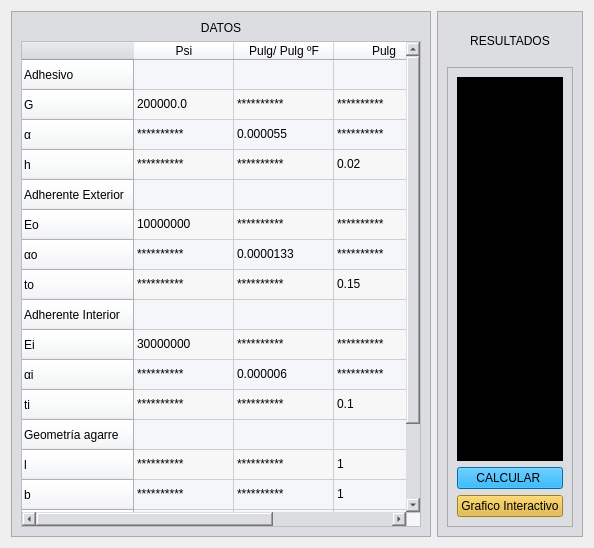
         <widget class="QWidget" name="tab_3">
          <attribute name="title">
           <string>Esfuerzo cortante en union traslapada con adhesivo</string>
          </attribute>
          <layout class="QHBoxLayout" name="horizontalLayout_3">
           <item>
            <widget class="QFrame" name="frame_6">
             <property name="maximumSize">
              <size>
               <width>500</width>
               <height>16777215</height>
              </size>
             </property>
             <property name="styleSheet">
              <string notr="true">background-color:rgb(220, 221, 225);</string>
             </property>
             <property name="frameShape">
              <enum>QFrame::StyledPanel</enum>
             </property>
             <property name="frameShadow">
              <enum>QFrame::Raised</enum>
             </property>
             <layout class="QVBoxLayout" name="verticalLayout_7">
              <item>
               <widget class="QLabel" name="label_7">
                <property name="maximumSize">
                 <size>
                  <width>16777215</width>
                  <height>60</height>
                 </size>
                </property>
                <property name="text">
                 <string>DATOS</string>
                </property>
                <property name="alignment">
                 <set>Qt::AlignCenter</set>
                </property>
               </widget>
              </item>
              <item>
               <widget class="QTableWidget" name="tblDatos_2">
                <property name="minimumSize">
                 <size>
                  <width>400</width>
                  <height>486</height>
                 </size>
                </property>
                <property name="styleSheet">
                 <string notr="true">background-color:rgb(245, 246, 250);</string>
                </property>
                <property name="alternatingRowColors">
                 <bool>true</bool>
                </property>
                <row>
                 <property name="text">
                  <string>Adhesivo</string>
                 </property>
                </row>
                <row>
                 <property name="text">
                  <string>G</string>
                 </property>
                </row>
                <row>
                 <property name="text">
                  <string>α</string>
                 </property>
                </row>
                <row>
                 <property name="text">
                  <string>h</string>
                 </property>
                </row>
                <row>
                 <property name="text">
                  <string>Adherente Exterior</string>
                 </property>
                </row>
                <row>
                 <property name="text">
                  <string>Eo</string>
                 </property>
                </row>
                <row>
                 <property name="text">
                  <string>αo</string>
                 </property>
                </row>
                <row>
                 <property name="text">
                  <string>to</string>
                 </property>
                </row>
                <row>
                 <property name="text">
                  <string>Adherente Interior</string>
                 </property>
                </row>
                <row>
                 <property name="text">
                  <string>Ei</string>
                 </property>
                </row>
                <row>
                 <property name="text">
                  <string>αi</string>
                 </property>
                </row>
                <row>
                 <property name="text">
                  <string>ti</string>
                 </property>
                </row>
                <row>
                 <property name="text">
                  <string>Geometría agarre</string>
                 </property>
                </row>
                <row>
                 <property name="text">
                  <string>l</string>
                 </property>
                </row>
                <row>
                 <property name="text">
                  <string>b</string>
                 </property>
                </row>
                <row>
                 <property name="text">
                  <string>P</string>
                 </property>
                </row>
                <row>
                 <property name="text">
                  <string>ω</string>
                 </property>
                </row>
                <row>
                 <property name="text">
                  <string>ΔT</string>
                 </property>
                </row>
                <column>
                 <property name="text">
                  <string>Psi</string>
                 </property>
                </column>
                <column>
                 <property name="text">
                  <string>Pulg/ Pulg ºF</string>
                 </property>
                </column>
                <column>
                 <property name="text">
                  <string>Pulg</string>
                 </property>
                </column>
                <item row="0" column="0">
                 <property name="text">
                  <string/>
                 </property>
                </item>
                <item row="0" column="1">
                 <property name="text">
                  <string/>
                 </property>
                </item>
                <item row="0" column="2">
                 <property name="text">
                  <string/>
                 </property>
                </item>
                <item row="1" column="0">
                 <property name="text">
                  <string>200000.0</string>
                 </property>
                </item>
                <item row="1" column="1">
                 <property name="text">
                  <string>**********</string>
                 </property>
                </item>
                <item row="1" column="2">
                 <property name="text">
                  <string>**********</string>
                 </property>
                </item>
                <item row="2" column="0">
                 <property name="text">
                  <string>**********</string>
                 </property>
                </item>
                <item row="2" column="1">
                 <property name="text">
                  <string>0.000055</string>
                 </property>
                </item>
                <item row="2" column="2">
                 <property name="text">
                  <string>**********</string>
                 </property>
                </item>
                <item row="3" column="0">
                 <property name="text">
                  <string>**********</string>
                 </property>
                </item>
                <item row="3" column="1">
                 <property name="text">
                  <string>**********</string>
                 </property>
                </item>
                <item row="3" column="2">
                 <property name="text">
                  <string>0.02</string>
                 </property>
                </item>
                <item row="4" column="0">
                 <property name="text">
                  <string/>
                 </property>
                </item>
                <item row="4" column="1">
                 <property name="text">
                  <string/>
                 </property>
                </item>
                <item row="4" column="2">
                 <property name="text">
                  <string/>
                 </property>
                </item>
                <item row="5" column="0">
                 <property name="text">
                  <string>10000000</string>
                 </property>
                </item>
                <item row="5" column="1">
                 <property name="text">
                  <string>**********</string>
                 </property>
                </item>
                <item row="5" column="2">
                 <property name="text">
                  <string>**********</string>
                 </property>
                </item>
                <item row="6" column="0">
                 <property name="text">
                  <string>**********</string>
                 </property>
                </item>
                <item row="6" column="1">
                 <property name="text">
                  <string>0.0000133</string>
                 </property>
                </item>
                <item row="6" column="2">
                 <property name="text">
                  <string>**********</string>
                 </property>
                </item>
                <item row="7" column="0">
                 <property name="text">
                  <string>**********</string>
                 </property>
                </item>
                <item row="7" column="1">
                 <property name="text">
                  <string>**********</string>
                 </property>
                </item>
                <item row="7" column="2">
                 <property name="text">
                  <string>0.15</string>
                 </property>
                </item>
                <item row="8" column="0">
                 <property name="text">
                  <string/>
                 </property>
                </item>
                <item row="8" column="1">
                 <property name="text">
                  <string/>
                 </property>
                </item>
                <item row="8" column="2">
                 <property name="text">
                  <string/>
                 </property>
                </item>
                <item row="9" column="0">
                 <property name="text">
                  <string>30000000</string>
                 </property>
                </item>
                <item row="9" column="1">
                 <property name="text">
                  <string>**********</string>
                 </property>
                </item>
                <item row="9" column="2">
                 <property name="text">
                  <string>**********</string>
                 </property>
                </item>
                <item row="10" column="0">
                 <property name="text">
                  <string>**********</string>
                 </property>
                </item>
                <item row="10" column="1">
                 <property name="text">
                  <string>0.000006</string>
                 </property>
                </item>
                <item row="10" column="2">
                 <property name="text">
                  <string>**********</string>
                 </property>
                </item>
                <item row="11" column="0">
                 <property name="text">
                  <string>**********</string>
                 </property>
                </item>
                <item row="11" column="1">
                 <property name="text">
                  <string>**********</string>
                 </property>
                </item>
                <item row="11" column="2">
                 <property name="text">
                  <string>0.1</string>
                 </property>
                </item>
                <item row="12" column="0">
                 <property name="text">
                  <string/>
                 </property>
                </item>
                <item row="12" column="1">
                 <property name="text">
                  <string/>
                 </property>
                </item>
                <item row="12" column="2">
                 <property name="text">
                  <string/>
                 </property>
                </item>
                <item row="13" column="0">
                 <property name="text">
                  <string>**********</string>
                 </property>
                </item>
                <item row="13" column="1">
                 <property name="text">
                  <string>**********</string>
                 </property>
                </item>
                <item row="13" column="2">
                 <property name="text">
                  <string>1</string>
                 </property>
                </item>
                <item row="14" column="0">
                 <property name="text">
                  <string>**********</string>
                 </property>
                </item>
                <item row="14" column="1">
                 <property name="text">
                  <string>**********</string>
                 </property>
                </item>
                <item row="14" column="2">
                 <property name="text">
                  <string>1</string>
                 </property>
                </item>
                <item row="15" column="0">
                 <property name="text">
                  <string>2000</string>
                 </property>
                </item>
                <item row="15" column="1">
                 <property name="text">
                  <string>lbf</string>
                 </property>
                </item>
                <item row="15" column="2">
                 <property name="text">
                  <string>**********</string>
                 </property>
                </item>
                <item row="16" column="0">
                 <property name="text">
                  <string/>
                 </property>
                </item>
                <item row="16" column="1">
                 <property name="text">
                  <string>pulg^-1</string>
                 </property>
                </item>
                <item row="16" column="2">
                 <property name="text">
                  <string>**********</string>
                 </property>
                </item>
                <item row="17" column="0">
                 <property name="text">
                  <string>-130</string>
                 </property>
                </item>
                <item row="17" column="1">
                 <property name="text">
                  <string>ºF</string>
                 </property>
                </item>
                <item row="17" column="2">
                 <property name="text">
                  <string>**********</string>
                 </property>
                </item>
               </widget>
              </item>
             </layout>
            </widget>
           </item>
           <item>
            <widget class="QFrame" name="frame_7">
             <property name="styleSheet">
              <string notr="true">background-color:rgb(220, 221, 225);</string>
             </property>
             <property name="frameShape">
              <enum>QFrame::StyledPanel</enum>
             </property>
             <property name="frameShadow">
              <enum>QFrame::Raised</enum>
             </property>
             <layout class="QVBoxLayout" name="verticalLayout_8">
              <item>
               <widget class="QLabel" name="label_8">
                <property name="maximumSize">
                 <size>
                  <width>16777215</width>
                  <height>40</height>
                 </size>
                </property>
                <property name="text">
                 <string>RESULTADOS</string>
                </property>
                <property name="alignment">
                 <set>Qt::AlignCenter</set>
                </property>
               </widget>
              </item>
              <item>
               <widget class="QFrame" name="frame_8">
                <property name="frameShape">
                 <enum>QFrame::StyledPanel</enum>
                </property>
                <property name="frameShadow">
                 <enum>QFrame::Raised</enum>
                </property>
                <layout class="QVBoxLayout" name="verticalLayout_9">
                 <item>
                  <widget class="QFrame" name="frame_9">
                   <property name="styleSheet">
                    <string notr="true">background-color: rgb(0, 0, 0);</string>
                   </property>
                   <property name="frameShape">
                    <enum>QFrame::StyledPanel</enum>
                   </property>
                   <property name="frameShadow">
                    <enum>QFrame::Raised</enum>
                   </property>
                   <layout class="QHBoxLayout" name="horizontalLayout_4">
                    <item>
                     <layout class="QVBoxLayout" name="insertarGrafica"/>
                    </item>
                   </layout>
                  </widget>
                 </item>
                 <item>
                  <widget class="QPushButton" name="btnCalcular_2">
                   <property name="styleSheet">
                    <string notr="true">background-color:rgb(0, 151, 230);</string>
                   </property>
                   <property name="text">
                    <string>CALCULAR </string>
                   </property>
                  </widget>
                 </item>
                 <item>
                  <widget class="QPushButton" name="graficoInteractivo">
                   <property name="styleSheet">
                    <string notr="true">background-color:rgb(225, 177, 44);</string>
                   </property>
                   <property name="text">
                    <string>Grafico Interactivo</string>
                   </property>
                  </widget>
                 </item>
                </layout>
               </widget>
              </item>
             </layout>
            </widget>
           </item>
          </layout>
         </widget>
